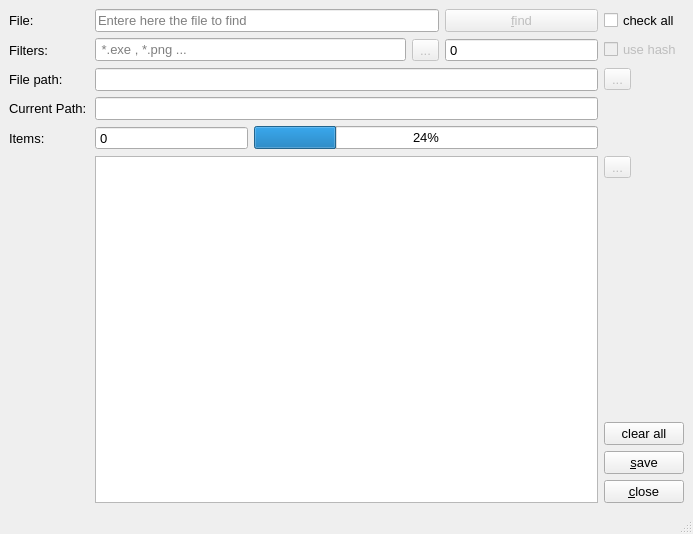
<?xml version="1.0" encoding="UTF-8"?>
<ui version="4.0">
 <class>MainWindow</class>
 <widget class="QMainWindow" name="MainWindow">
  <property name="geometry">
   <rect>
    <x>0</x>
    <y>0</y>
    <width>693</width>
    <height>534</height>
   </rect>
  </property>
  <property name="font">
   <font>
    <pointsize>10</pointsize>
   </font>
  </property>
  <property name="windowTitle">
   <string>MainWindow</string>
  </property>
  <widget class="QWidget" name="centralwidget">
   <layout class="QGridLayout" name="gridLayout">
    <item row="8" column="5">
     <widget class="QPushButton" name="saveButton">
      <property name="toolTip">
       <string>Save the items from list</string>
      </property>
      <property name="text">
       <string>&amp;save</string>
      </property>
      <property name="icon">
       <iconset resource="images.qrc">
        <normaloff>:/png/save.png</normaloff>:/png/save.png</iconset>
      </property>
     </widget>
    </item>
    <item row="5" column="1" rowspan="5" colspan="4">
     <widget class="QListView" name="listView"/>
    </item>
    <item row="1" column="4">
     <widget class="QSpinBox" name="hashCounterBox">
      <property name="palette">
       <palette>
        <active>
         <colorrole role="WindowText">
          <brush brushstyle="SolidPattern">
           <color alpha="255">
            <red>0</red>
            <green>85</green>
            <blue>255</blue>
           </color>
          </brush>
         </colorrole>
         <colorrole role="Text">
          <brush brushstyle="SolidPattern">
           <color alpha="255">
            <red>0</red>
            <green>85</green>
            <blue>255</blue>
           </color>
          </brush>
         </colorrole>
        </active>
        <inactive>
         <colorrole role="WindowText">
          <brush brushstyle="SolidPattern">
           <color alpha="255">
            <red>0</red>
            <green>0</green>
            <blue>0</blue>
           </color>
          </brush>
         </colorrole>
         <colorrole role="Text">
          <brush brushstyle="SolidPattern">
           <color alpha="255">
            <red>0</red>
            <green>0</green>
            <blue>0</blue>
           </color>
          </brush>
         </colorrole>
        </inactive>
        <disabled>
         <colorrole role="WindowText">
          <brush brushstyle="SolidPattern">
           <color alpha="255">
            <red>120</red>
            <green>120</green>
            <blue>120</blue>
           </color>
          </brush>
         </colorrole>
         <colorrole role="Text">
          <brush brushstyle="SolidPattern">
           <color alpha="255">
            <red>120</red>
            <green>120</green>
            <blue>120</blue>
           </color>
          </brush>
         </colorrole>
        </disabled>
       </palette>
      </property>
      <property name="toolTip">
       <string>Shows how many items was loaded in the hash</string>
      </property>
      <property name="readOnly">
       <bool>true</bool>
      </property>
      <property name="buttonSymbols">
       <enum>QAbstractSpinBox::NoButtons</enum>
      </property>
      <property name="maximum">
       <number>9999999</number>
      </property>
     </widget>
    </item>
    <item row="3" column="0">
     <widget class="QLabel" name="label_5">
      <property name="text">
       <string>Current Path:</string>
      </property>
     </widget>
    </item>
    <item row="1" column="0">
     <widget class="QLabel" name="label_2">
      <property name="text">
       <string>Filters:</string>
      </property>
     </widget>
    </item>
    <item row="3" column="1" colspan="4">
     <widget class="QLineEdit" name="currentPathEdit">
      <property name="readOnly">
       <bool>true</bool>
      </property>
     </widget>
    </item>
    <item row="1" column="3">
     <widget class="QToolButton" name="reloadHashButton">
      <property name="enabled">
       <bool>false</bool>
      </property>
      <property name="toolTip">
       <string>&lt;html&gt;&lt;head/&gt;&lt;body&gt;&lt;p&gt;Reloads the directory in a hash. Use this button when entered new file extension!&lt;/p&gt;&lt;/body&gt;&lt;/html&gt;</string>
      </property>
      <property name="text">
       <string>...</string>
      </property>
      <property name="icon">
       <iconset resource="images.qrc">
        <normaloff>:/png/rotate.png</normaloff>:/png/rotate.png</iconset>
      </property>
      <property name="autoRaise">
       <bool>false</bool>
      </property>
     </widget>
    </item>
    <item row="7" column="5">
     <widget class="QPushButton" name="clearAllButton">
      <property name="enabled">
       <bool>true</bool>
      </property>
      <property name="toolTip">
       <string>Delete all items from the List</string>
      </property>
      <property name="text">
       <string>clear all</string>
      </property>
      <property name="icon">
       <iconset resource="images.qrc">
        <normaloff>:/png/trash.png</normaloff>:/png/trash.png</iconset>
      </property>
     </widget>
    </item>
    <item row="1" column="5">
     <widget class="QCheckBox" name="useHashkBox">
      <property name="enabled">
       <bool>false</bool>
      </property>
      <property name="toolTip">
       <string>&lt;html&gt;&lt;head/&gt;&lt;body&gt;&lt;p&gt;Using hash is pretty faster to find a file.&lt;/p&gt;&lt;/body&gt;&lt;/html&gt;</string>
      </property>
      <property name="text">
       <string>use hash</string>
      </property>
     </widget>
    </item>
    <item row="4" column="2" colspan="3">
     <widget class="QProgressBar" name="progressBar">
      <property name="value">
       <number>24</number>
      </property>
     </widget>
    </item>
    <item row="0" column="0">
     <widget class="QLabel" name="label">
      <property name="maximumSize">
       <size>
        <width>80</width>
        <height>16777215</height>
       </size>
      </property>
      <property name="text">
       <string>File:</string>
      </property>
     </widget>
    </item>
    <item row="4" column="0">
     <widget class="QLabel" name="label_3">
      <property name="text">
       <string>Items:</string>
      </property>
     </widget>
    </item>
    <item row="0" column="4">
     <widget class="QPushButton" name="findButton">
      <property name="enabled">
       <bool>false</bool>
      </property>
      <property name="toolTip">
       <string>Start to find file</string>
      </property>
      <property name="text">
       <string>&amp;find</string>
      </property>
     </widget>
    </item>
    <item row="2" column="1" colspan="4">
     <widget class="QLineEdit" name="filePathEdit">
      <property name="palette">
       <palette>
        <active>
         <colorrole role="Text">
          <brush brushstyle="SolidPattern">
           <color alpha="255">
            <red>0</red>
            <green>85</green>
            <blue>127</blue>
           </color>
          </brush>
         </colorrole>
        </active>
        <inactive>
         <colorrole role="Text">
          <brush brushstyle="SolidPattern">
           <color alpha="255">
            <red>0</red>
            <green>0</green>
            <blue>0</blue>
           </color>
          </brush>
         </colorrole>
        </inactive>
        <disabled>
         <colorrole role="Text">
          <brush brushstyle="SolidPattern">
           <color alpha="255">
            <red>120</red>
            <green>120</green>
            <blue>120</blue>
           </color>
          </brush>
         </colorrole>
        </disabled>
       </palette>
      </property>
      <property name="readOnly">
       <bool>true</bool>
      </property>
     </widget>
    </item>
    <item row="4" column="1">
     <widget class="QSpinBox" name="itemsCounterBox">
      <property name="palette">
       <palette>
        <active>
         <colorrole role="Text">
          <brush brushstyle="SolidPattern">
           <color alpha="255">
            <red>0</red>
            <green>170</green>
            <blue>0</blue>
           </color>
          </brush>
         </colorrole>
        </active>
        <inactive>
         <colorrole role="Text">
          <brush brushstyle="SolidPattern">
           <color alpha="255">
            <red>0</red>
            <green>0</green>
            <blue>0</blue>
           </color>
          </brush>
         </colorrole>
        </inactive>
        <disabled>
         <colorrole role="Text">
          <brush brushstyle="SolidPattern">
           <color alpha="255">
            <red>120</red>
            <green>120</green>
            <blue>120</blue>
           </color>
          </brush>
         </colorrole>
        </disabled>
       </palette>
      </property>
      <property name="toolTip">
       <string>Items who was found</string>
      </property>
      <property name="readOnly">
       <bool>true</bool>
      </property>
      <property name="buttonSymbols">
       <enum>QAbstractSpinBox::NoButtons</enum>
      </property>
      <property name="maximum">
       <number>99999</number>
      </property>
     </widget>
    </item>
    <item row="1" column="1" colspan="2">
     <widget class="QLineEdit" name="filtersLineEdit">
      <property name="toolTip">
       <string>&lt;html&gt;&lt;head/&gt;&lt;body&gt;&lt;p&gt;When using hash, enter the extension of file e.g. *.exe , *.png.&lt;/p&gt;&lt;p&gt;If this line is empty, automaticly *.exe is the filter&lt;/p&gt;&lt;p&gt;And press the reload button.&lt;/p&gt;&lt;/body&gt;&lt;/html&gt;</string>
      </property>
      <property name="placeholderText">
       <string> *.exe , *.png ...</string>
      </property>
     </widget>
    </item>
    <item row="2" column="0">
     <widget class="QLabel" name="label_4">
      <property name="text">
       <string>File path:</string>
      </property>
     </widget>
    </item>
    <item row="9" column="5">
     <widget class="QPushButton" name="closeButton">
      <property name="text">
       <string>&amp;close</string>
      </property>
     </widget>
    </item>
    <item row="0" column="5">
     <widget class="QCheckBox" name="checkAllBox">
      <property name="toolTip">
       <string>&lt;html&gt;&lt;head/&gt;&lt;body&gt;&lt;p&gt;Check if more than one file exist with the same name.&lt;/p&gt;&lt;/body&gt;&lt;/html&gt;</string>
      </property>
      <property name="text">
       <string>check all</string>
      </property>
     </widget>
    </item>
    <item row="0" column="1" colspan="3">
     <widget class="QLineEdit" name="fileLineEdit">
      <property name="placeholderText">
       <string>Entere here the file to find</string>
      </property>
     </widget>
    </item>
    <item row="5" column="5">
     <widget class="QToolButton" name="deleteItemButton">
      <property name="enabled">
       <bool>false</bool>
      </property>
      <property name="text">
       <string>...</string>
      </property>
      <property name="icon">
       <iconset resource="images.qrc">
        <normaloff>:/png/trash.png</normaloff>:/png/trash.png</iconset>
      </property>
     </widget>
    </item>
    <item row="2" column="5">
     <widget class="QToolButton" name="openButton">
      <property name="enabled">
       <bool>false</bool>
      </property>
      <property name="toolTip">
       <string>Try to open file</string>
      </property>
      <property name="text">
       <string>...</string>
      </property>
      <property name="icon">
       <iconset resource="images.qrc">
        <normaloff>:/png/openExternal.png</normaloff>:/png/openExternal.png</iconset>
      </property>
     </widget>
    </item>
   </layout>
  </widget>
  <widget class="QMenuBar" name="menubar">
   <property name="geometry">
    <rect>
     <x>0</x>
     <y>0</y>
     <width>693</width>
     <height>23</height>
    </rect>
   </property>
  </widget>
  <widget class="QStatusBar" name="statusbar"/>
 </widget>
 <resources>
  <include location="images.qrc"/>
 </resources>
 <connections/>
</ui>
